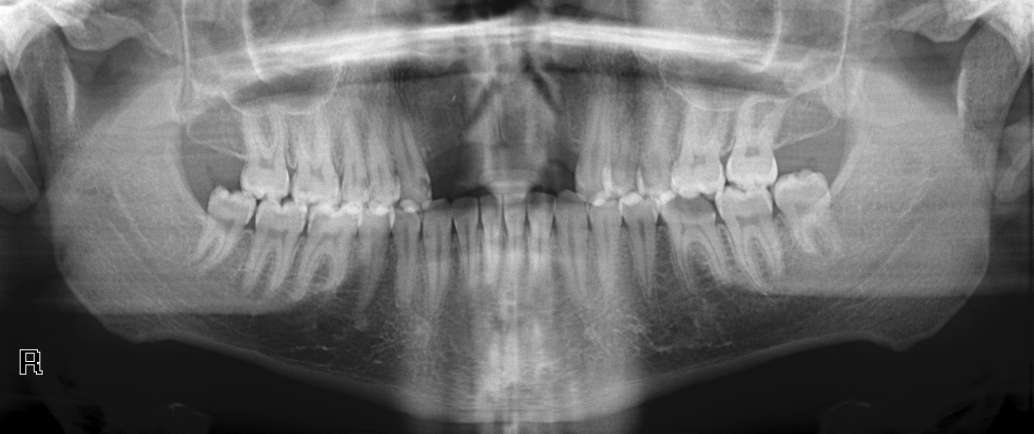
#> input picture original_img/1.png, 3100 x 1300 px, found by its file name (shown at 1/3 size); its folder holds 4 pictures in this run
$ jupyter execute --allow-errors preparing_imgs.ipynb   (shell and % lines are left out)   (older library calls are emulated)
#> lines starting #> are read from the running program, lines starting #| are printed output that depends on the picture
#  Original and Mask Images Prepare

[cell 1]
from PIL import Image
import os

import numpy as np

def convert_one_channel(img):
    #some images have 3 channels , although they are grayscale image
    if len(img.shape)>2:
        img=img[:,:,0]
        return img
    else:
        return img

def pre_images(resize_shape,path):
#> called with resize_shape = (512, 512)
    dirs=os.listdir(path)
    sizes=np.zeros([len(dirs),2])
    images=img=Image.open(path+dirs[0])
#> images is the input picture: PIL image 3100x1300 L; min 0, max 254, mean 107.9
    sizes[0,:]=images.size
    images=(images.resize((resize_shape),Image.ANTIALIAS))
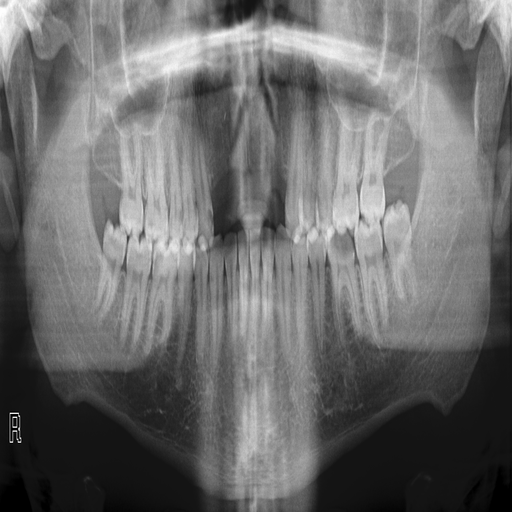
#> images: PIL image 512x512 L; min 0, max 254, mean 107.9
    images=convert_one_channel(np.asarray(images))
    for i in range (1,len(dirs)):
        #img=Image.open(path+dirs[i])
        img=Image.open(path+str(i)+'.png')
        sizes[i,:]=img.size
        img=img.resize((resize_shape),Image.ANTIALIAS)
        img=convert_one_channel(np.asarray(img))
        images=np.concatenate((images,img))
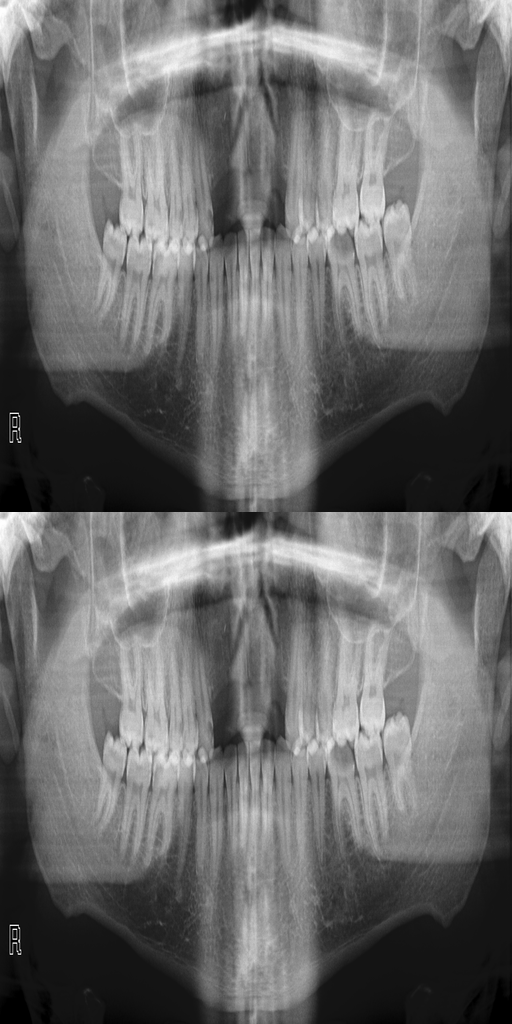
#> images: shape (1024, 512); min 0, max 254, mean 107.9
    images=np.reshape(images,(len(dirs),resize_shape[0],resize_shape[1],1))
    return images,sizes
